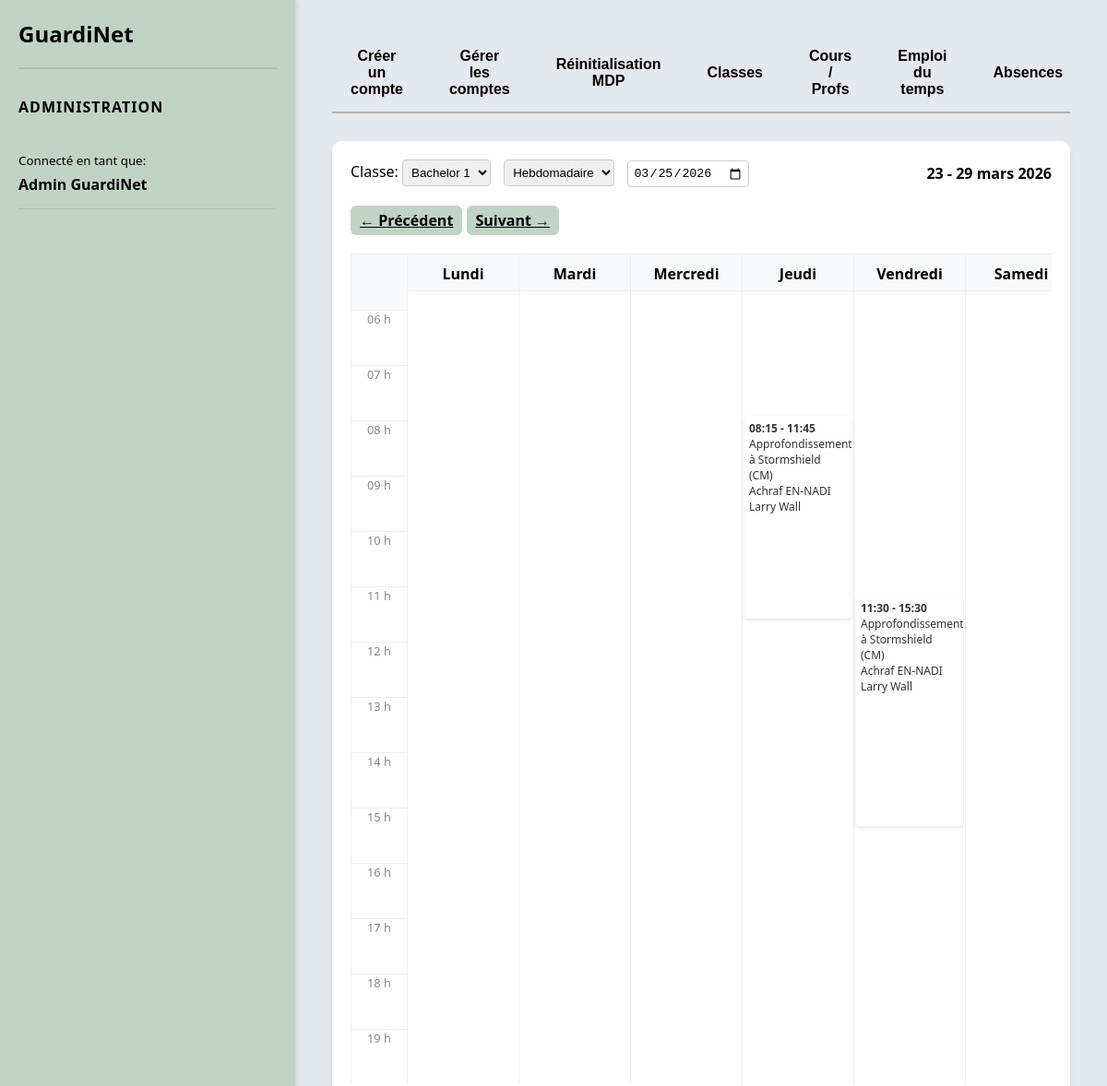
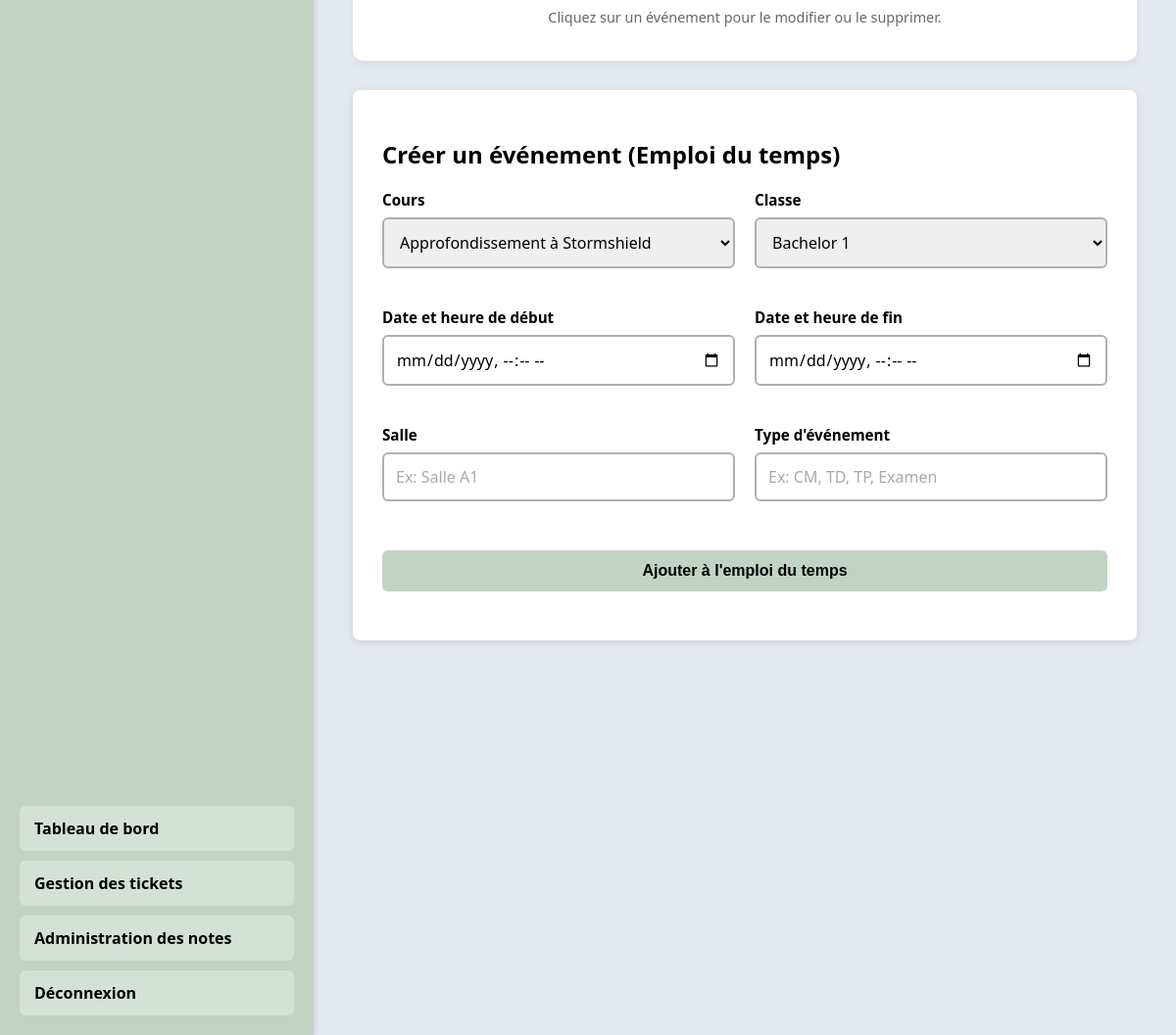
The page /admin?tab=edt&view=hebdo&date=2026-03-25&class_id=1 (signed in) on the database its author committed (2 pictures, top to bottom).
### app/models.py (models this page shows, shortened)
class User(UserMixin, db.Model):
    __tablename__ = 'users'
    id = db.Column(db.Integer, primary_key=True)
    user_id = db.Column(db.String(12), unique=True, nullable=False, index=True)  # Random 10-12 char ID
    firstname = db.Column(db.String(100), nullable=False)
    lastname = db.Column(db.String(100), nullable=False)
    email = db.Column(db.String(120), unique=True, nullable=False, index=True)
    password_hash = db.Column(db.String(255), nullable=False)
    role = db.Column(db.String(20), nullable=False, default='student')  # student, teacher, admin
    class_id = db.Column(db.Integer, db.ForeignKey('classes.id'), nullable=True)  # For students
    is_active = db.Column(db.Boolean, default=True)
    is_password_temporary = db.Column(db.Boolean, default=False)  # Temporary password flag
    profile_pic = db.Column(db.String(255), nullable=True, default='default.jpg')
    created_at = db.Column(db.DateTime, default=datetime.utcnow)
    updated_at = db.Column(db.DateTime, default=datetime.utcnow, onupdate=datetime.utcnow)
    last_announcements_read_at = db.Column(db.DateTime, nullable=True)
    def get_full_name(self):
        return f"{self.firstname} {self.lastname}"

class ScheduleEvent(db.Model):
    __tablename__ = 'schedules'
    id = db.Column(db.Integer, primary_key=True)
    course_id = db.Column(db.Integer, db.ForeignKey('courses.id'), nullable=False)
    class_id = db.Column(db.Integer, db.ForeignKey('classes.id'), nullable=False)
    start_time = db.Column(db.DateTime, nullable=False)
    end_time = db.Column(db.DateTime, nullable=False)
    room = db.Column(db.String(50))
    event_type = db.Column(db.String(50))  # e.g. "CM", "TD", "Exam"

### app/routes/main.py (the view, shortened to what this page needs)
@main_bp.route('/admin', methods=['GET', 'POST'])
@login_required
@admin_required
def admin_panel():
    active_tab = request.args.get('tab', 'create')
    classes = ClassGroup.query.all()
    students = User.query.filter_by(role='student').all()
    teachers = User.query.filter_by(role='teacher').all()
    courses = Course.query.all()
    view = request.args.get('view', 'hebdo')
    date_str = request.args.get('date')
    selected_class_id = request.args.get('class_id', type=int)
    if date_str:
        try:
            ref_date = datetime.strptime(date_str, '%Y-%m-%d').date()
        except ValueError:
            ref_date = date.today()
    else:
        ref_date = date.today()
        if ref_date.weekday() == 6:
            ref_date += timedelta(days=1)
    if view == 'jour':
        start_date = ref_date
        end_date = ref_date
        prev_date = ref_date - timedelta(days=1)
        next_date = ref_date + timedelta(days=1)
        date_label = f"{JOURS[ref_date.weekday()]} {ref_date.day} {MOIS[ref_date.month]} {ref_date.year}"
        days_to_show = [ref_date]
    else:
        start_date = ref_date - timedelta(days=ref_date.weekday())
        end_date = start_date + timedelta(days=6)
        prev_date = ref_date - timedelta(days=7)
        next_date = ref_date + timedelta(days=7)
        if start_date.month == end_date.month:
            date_label = f"{start_date.day} - {end_date.day} {MOIS[start_date.month]} {start_date.year}"
        else:
            date_label = f"{start_date.day} {MOIS[start_date.month]} - {end_date.day} {MOIS[end_date.month]} {start_date.year}"
        days_to_show = [start_date + timedelta(days=i) for i in range(7)]
    start_dt = datetime.combine(start_date, datetime.min.time())
    end_dt = datetime.combine(end_date, datetime.max.time())
    schedules = []
    if not selected_class_id and classes:
        selected_class_id = classes[0].id
    if selected_class_id:
        schedules = ScheduleEvent.query.filter(
            ScheduleEvent.class_id == selected_class_id,
            ScheduleEvent.start_time >= start_dt,
            ScheduleEvent.start_time <= end_dt
        ).all()
    schedule_days_dict = {d: [] for d in days_to_show}
    for event in schedules:
        e_date = event.start_time.date()
        if e_date in schedule_days_dict:
            start_hour, start_min = event.start_time.hour, event.start_time.minute
            end_hour, end_min = event.end_time.hour, event.end_time.minute
            duration_mins = (end_hour * 60 + end_min) - (start_hour * 60 + start_min)
            top_px = (start_hour - 6) * 60 + start_min
            time_str = f"{event.start_time.strftime('%H:%M')} - {event.end_time.strftime('%H:%M')}"
            colors = ["event-blue", "event-green", "event-red", "event-yellow", "event-purple", "event-orange"]
            color_idx = event.course_id % len(colors) if event.course_id else 0
            color_class = colors[color_idx]
            if current_user.role == 'teacher':
                teacher_name = event.class_group.name if event.class_group else "Classe"
            else:
                teacher_name = "Inconnu"
                if event.course and event.course.prof:
                    teacher_name = f"{event.course.prof.firstname} {event.course.prof.lastname}"
            title = event.course.name if event.course else "Cours"
            if event.event_type:
                title += f" ({event.event_type})"
            schedule_days_dict[e_date].append({
                'id': event.id,
                'course_id': event.course_id,
                'time_str': time_str,
                'title': title,
                'teacher': teacher_name,
                'location': event.room or "Non défini",
                'top_px': top_px,
                'height_px': duration_mins,
                'color_class': color_class,
                'start_time': event.start_time.strftime('%Y-%m-%dT%H:%M'),
                'end_time': event.end_time.strftime('%Y-%m-%dT%H:%M'),
                'event_type': event.event_type or '',
                'room': event.room or ''
            })
    ordered_schedule_days = []
    for d in days_to_show:
        if view == 'jour':
            day_name_str = f"{JOURS[d.weekday()]} {d.day:02d}/{d.month:02d}"
        else:
            day_name_str = JOURS[d.weekday()]
        d_events = schedule_days_dict[d]
        ordered_schedule_days.append({
            'name': day_name_str,
            'events': d_events
        })
    all_users = User.query.all()
    all_absences = Absence.query.all()
    return render_template('admin.html', users=all_users, active_tab=active_tab, classes=classes, students=students, teachers=teachers, courses=courses, absences=all_absences,
                           schedule_days=ordered_schedule_days, view=view, date_label=date_label,
                           current_date=ref_date.strftime('%Y-%m-%d'), prev_date=prev_date.strftime('%Y-%m-%d'),
                           next_date=next_date.strftime('%Y-%m-%d'), selected_class_id=selected_class_id)

### app/templates/admin.html (shortened to what this page needs)
<!DOCTYPE html>
<html lang="fr">
<head>
    <link rel="stylesheet" href="{{ url_for('static', filename='css/auth.css') }}">
    <link rel="stylesheet" href="{{ url_for('static', filename='css/admin.css') }}">
</head>
<body>
    <div class="admin-container">
        <aside class="admin-sidebar">
            <div class="admin-logo">
                <span> GuardiNet</span>
            </div>
            <div style="flex-grow: 1;">
                <h2>Administration</h2>
                <div style="padding: 15px 0; border-bottom: 1px solid rgba(0,0,0,0.1);">
                    <small style="color: var(--text-color);">Connecté en tant que:</small>
                    <p style="margin: 5px 0 0 0; font-weight: 600;">{{ current_user.get_full_name() }}</p>
                </div>
            </div>
            <nav class="admin-nav">
                <a href="/dashboard" class="admin-nav-item">
                    Tableau de bord
                </a>
                <a href="/admin/tickets" class="admin-nav-item">
                    Gestion des tickets
                </a>                <a href="/admin/notes" class="admin-nav-item">
                    Administration des notes
                </a>                <a href="/logout" class="admin-nav-item">
                    Déconnexion
                </a>
            </nav>
        </aside>
        <main class="admin-main">
            <div class="admin-tabs">
                <button class="admin-tab-btn {% if active_tab == 'create' %}active{% endif %}" onclick="openTab(event, 'create-tab')">
                    Créer un compte
                </button>
                <button class="admin-tab-btn {% if active_tab == 'users' %}active{% endif %}" onclick="openTab(event, 'users-tab')">
                    Gérer les comptes
                </button>
                <button class="admin-tab-btn {% if active_tab == 'password_resets' %}active{% endif %}" onclick="openTab(event, 'resets-tab')">
                    Réinitialisation MDP
                </button>
                <button class="admin-tab-btn" onclick="openTab(event, 'classes-tab')">Classes</button>
                <button class="admin-tab-btn" onclick="openTab(event, 'courses-tab')">Cours / Profs</button>
                <button class="admin-tab-btn" onclick="openTab(event, 'edt-tab')">Emploi du temps</button>
                <button class="admin-tab-btn {% if active_tab == 'absences' %}active{% endif %}" onclick="openTab(event, 'absences-tab')">Absences</button>
            </div>
            <div id="edt-tab" class="admin-tab-content {% if active_tab == 'edt' %}active{% endif %}">
                <div class="admin-cal-container">
                    <div class="admin-cal-toolbar">
                        <div>
                            <form method="GET" action="/admin" style="display:inline-block;">
                                <label for="view_class_id">Classe:</label>
                                <select name="class_id" id="view_class_id" onchange="this.form.submit()" style="padding:5px; border-radius:4px; border:1px solid #ccc;">
                                    {% for c in classes %}
                                    <option value="{{ c.id }}" {% if c.id == selected_class_id %}selected{% endif %}>{{ c.name }}</option>
                                    {% endfor %}
                                </select>
                                <select name="view" onchange="this.form.submit()" style="padding:5px; border-radius:4px; border:1px solid #ccc; margin-left: 10px;">
                                    <option value="hebdo" {% if view == 'hebdo' %}selected{% endif %}>Hebdomadaire</option>
                                </select>
                                <input type="date" name="date" value="{{ current_date }}" onchange="this.form.submit()" style="padding:5px; border-radius:4px; border:1px solid #ccc; margin-left: 10px;">
                            </form>
                        </div>
                        <div style="font-weight: bold;">{{ date_label }}</div>
                        <div>
                            <a href="/admin?tab=edt&view={{ view }}&date={{ prev_date }}&class_id={{ selected_class_id }}" class="btn-submit" style="padding: 5px 10px; width: auto; display: inline-block;">&larr; Précédent</a>
                            <a href="/admin?tab=edt&view={{ view }}&date={{ next_date }}&class_id={{ selected_class_id }}" class="btn-submit" style="padding: 5px 10px; width: auto; display: inline-block;">Suivant &rarr;</a>
                        </div>
                    </div>
                    <div class="admin-cal-grid">
                        <div class="admin-cal-time-col">
                            <div class="admin-cal-day-header" style="height: 40px;"></div>
                            {% for h in range(6, 22) %}
                            <div class="admin-time-slot">{{ "%02d h"|format(h) }}</div>
                            {% endfor %}
                        </div>
                        {% for day in schedule_days %}
                        <div class="admin-cal-day-col">
                            <div class="admin-cal-day-header" style="height: 40px; box-sizing: border-box;">{{ day.name }}</div>
                            <div style="position: relative; height: 900px;">
                                {% for event in day.events %}
                                <div class="admin-cal-event {{ event.color_class }}"
                                     style="top: {{ event.top_px }}px; height: {{ event.height_px }}px;"
                                     onclick="editSchedule({{ event.id }}, '{{ event.course_id }}', '{{ event.start_time }}', '{{ event.end_time }}', {{ event.room|tojson|safe }}, {{ event.event_type|tojson|safe }})">
                                    <strong>{{ event.time_str }}</strong><br>
                                    {{ event.title }}<br>
                                    {{ event.teacher }}<br>
                                    {{ event.location }}
                                </div>
                                {% endfor %}
                            </div>
                        </div>
                        {% endfor %}
                    </div>
                    <p style="text-align: center; margin-top: 10px; color: #666; font-size: 0.9em;">Cliquez sur un événement pour le modifier ou le supprimer.</p>
                </div>
                <div class="admin-card">
                    <h2>Créer un événement (Emploi du temps)</h2>
                    <form method="POST" action="/admin/infrastructure">
                        <div class="form-row">
                            <div class="form-group">
                                <label for="sched_course_id">Cours</label>
                                <select id="sched_course_id" name="course_id" required>
                                    {% for course in courses %}
                                    <option value="{{ course.id }}">{{ course.name }}</option>
                                    {% endfor %}
                                </select>
                            </div>
                            <div class="form-group">
                                <label for="sched_class_id">Classe</label>
                                <select id="sched_class_id" name="class_id" required>
                                    {% for c in classes %}
                                    <option value="{{ c.id }}">{{ c.name }}</option>
                                    {% endfor %}
                                </select>
                            </div>
                        </div>
                        <div class="form-row">
                            <div class="form-group">
                                <label for="start_time">Date et heure de début</label>
                                <input type="datetime-local" id="start_time" name="start_time" required>
                            </div>
                            <div class="form-group">
                                <label for="end_time">Date et heure de fin</label>
                                <input type="datetime-local" id="end_time" name="end_time" required>
                            </div>
                        </div>
                        <div class="form-row">
                            <div class="form-group">
                                <label for="room">Salle</label>
                                <input type="text" id="room" name="room" placeholder="Ex: Salle A1" required>
                            </div>
                            <div class="form-group">
                                <label for="event_type">Type d'événement</label>
                                <input type="text" id="event_type" name="event_type" placeholder="Ex: CM, TD, TP, Examen" required>
                            </div>
                        </div>
                        <div class="form-row full">
                            <button type="submit" class="btn-submit">Ajouter à l'emploi du temps</button>
                        </div>
                    </form>
                </div>
            </div>
        </main>
    </div>
</body>
</html>

### rows shown on the page
User: get_full_name "Admin GuardiNet"
ScheduleEvent: time_str "08:15 - 11:45", title "Approfondissement à Stormshield (CM)", teacher "Achraf EN-NADI", location "Larry Wall"
ScheduleEvent: time_str "11:30 - 15:30", title "Approfondissement à Stormshield (CM)", teacher "Achraf EN-NADI", location "Larry Wall"

### other values the page prints
{{ date_label }} "23 - 29 mars 2026"
{{ "%02d h"|format(h) }} "06 h" "07 h" "08 h" "09 h" "10 h" "11 h" "12 h" "13 h" "14 h" "15 h" "16 h" "17 h" "18 h" "19 h"
{{ day.name }} "Lundi" "Mardi" "Mercredi" "Jeudi" "Vendredi" "Samedi"
form field class_id "Bachelor 1"
form field course_id "Approfondissement à Stormshield"
